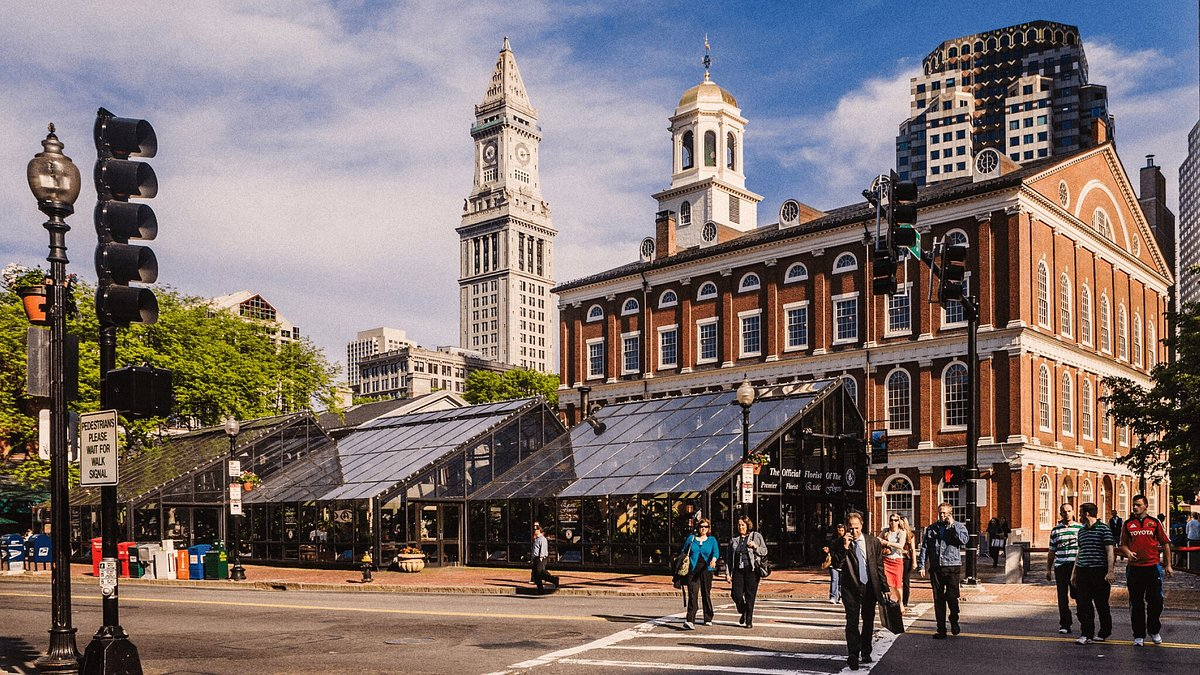
#> input picture Images/boston.jpg, 1200 x 675 px
$ python transformation.py
#> lines starting #> are read from the running program, lines starting #| are printed output that depends on the picture
import cv2 as cv
import numpy as np

img= cv.imread('Images/boston.jpg')
#> img is the input picture: shape (675, 1200, 3); mean B, G, R 109.6, 112.6, 126.2

#Translation
def translate(img, x, y):
#> called with x = 100, y = 100
    transMat = np.float32([[1,0,x],[0,1,y]])
    dimensions = (img.shape[1],img.shape[0])
#> dimensions = (1200, 675)
    return cv.warpAffine(img,transMat,dimensions)
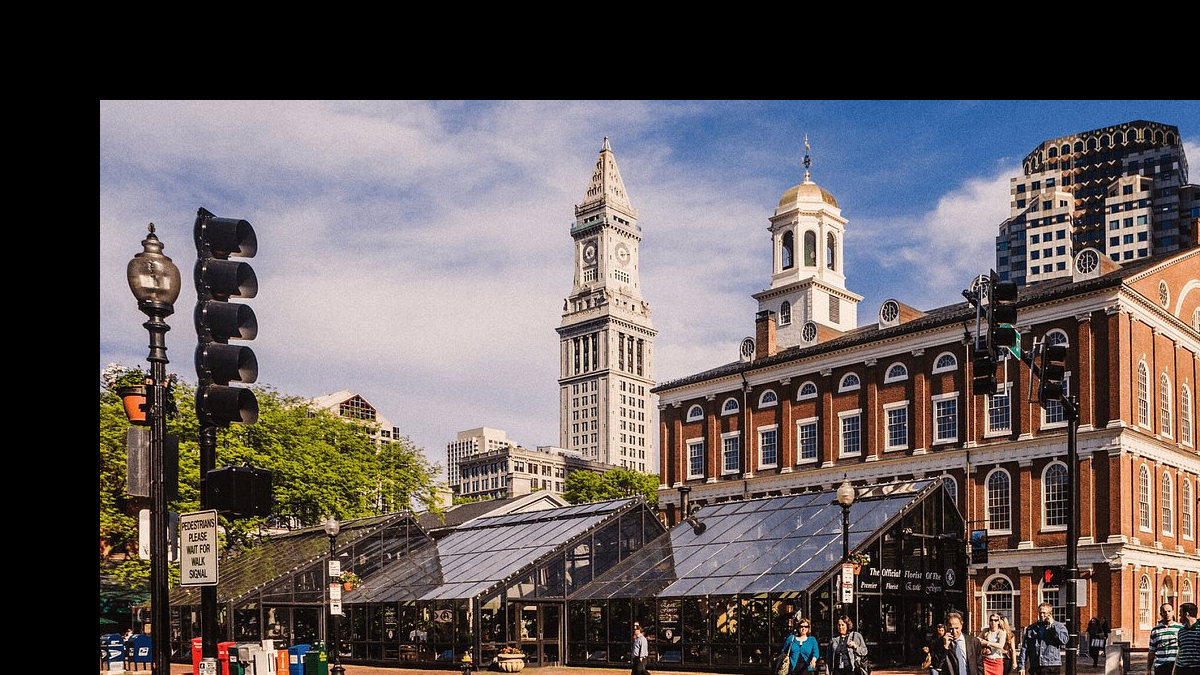
#> returned value: shape (675, 1200, 3); mean of channels 0, 1, 2 89, 89.7, 98.3; drawn as B, G, R

translated= translate(img,100,100)

# Rotation
def rotate(img ,angle, rotPoint=None):
#> called with angle = 45
    (height, width) =img.shape[:2]
#> height = 675; width = 1200

    if rotPoint is None:
        rotPoint = (width//2, height//2)
#> rotPoint = (600, 337)

    rotMat= cv.getRotationMatrix2D(rotPoint,angle,1.0)
    dimensions= (width,height)
#> dimensions = (1200, 675)

    return cv.warpAffine(img,rotMat,dimensions)
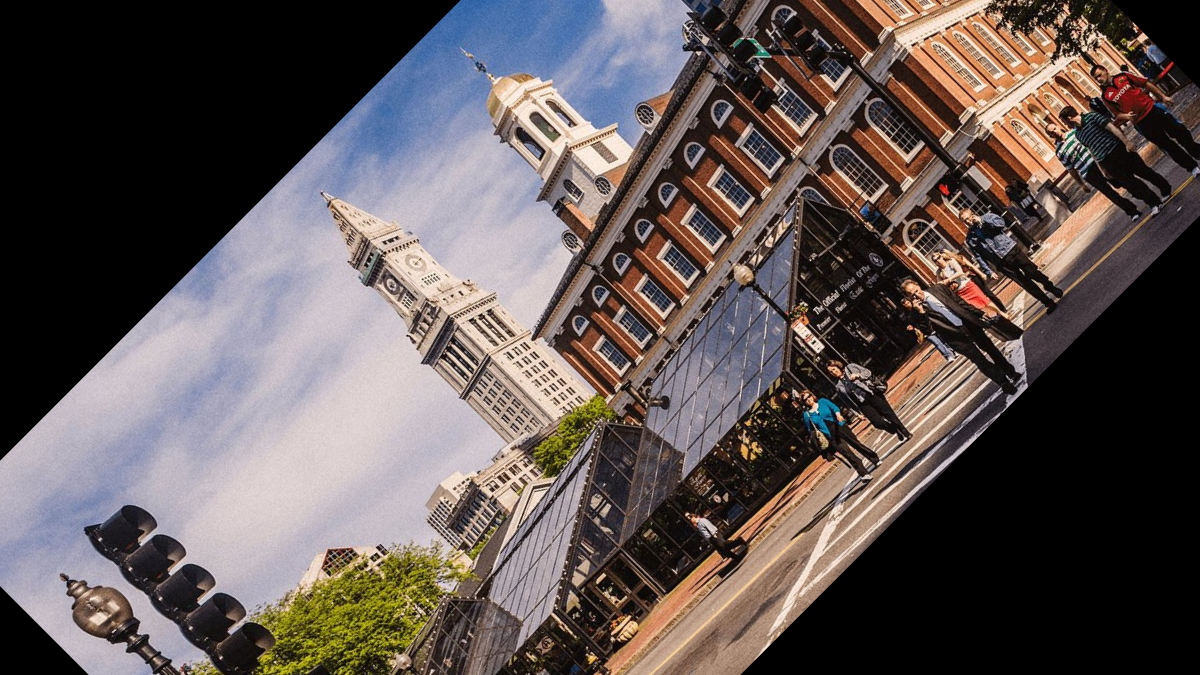
#> returned value: shape (675, 1200, 3); mean of channels 0, 1, 2 84.3, 85.9, 95.8; drawn as B, G, R
rotated= rotate(img,45)

#Flipping
flip= cv.flip(img,1)
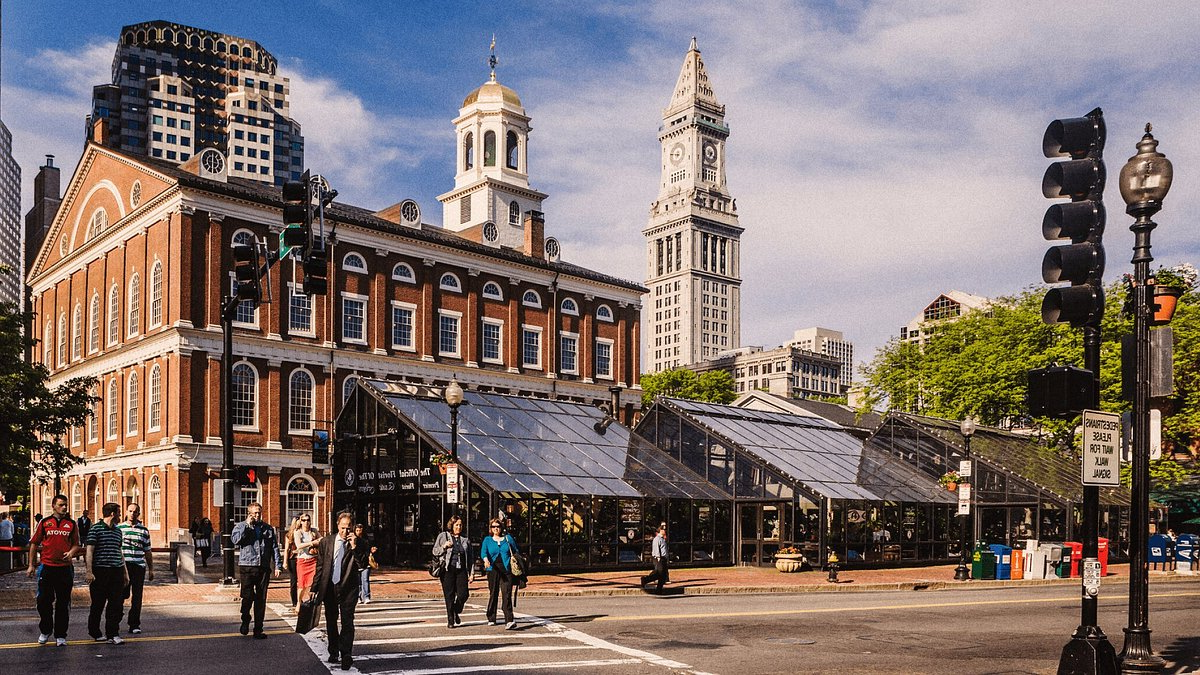
#> flip: shape (675, 1200, 3); mean B, G, R 109.6, 112.6, 126.2

# 0 --> vertical
# 1 --> horizontal
# -1 --> vertical,horizontal


cv.imshow('flip',flip)
cv.imshow('rotated',rotated)
cv.imshow('Boston', translated)
cv.waitKey(0)
